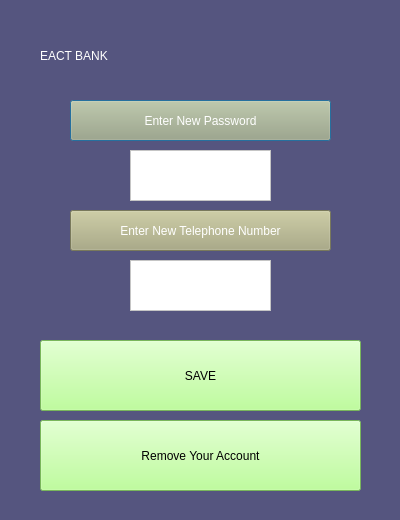
<?xml version="1.0" encoding="UTF-8"?>
<ui version="4.0">
 <class>Dialog</class>
 <widget class="QDialog" name="Dialog">
  <property name="geometry">
   <rect>
    <x>0</x>
    <y>0</y>
    <width>400</width>
    <height>520</height>
   </rect>
  </property>
  <property name="windowTitle">
   <string>EATC BANK CUSTOMER UPDATE </string>
  </property>
  <property name="styleSheet">
   <string notr="true">background-color: rgb(85, 85, 127);</string>
  </property>
  <widget class="QPushButton" name="pushButton">
   <property name="geometry">
    <rect>
     <x>70</x>
     <y>100</y>
     <width>261</width>
     <height>41</height>
    </rect>
   </property>
   <property name="styleSheet">
    <string notr="true">font: 75 14pt &quot;MS Shell Dlg 2&quot;;
color: rgb(255, 255, 255);
background-color: rgb(170, 170, 127);</string>
   </property>
   <property name="text">
    <string>Enter New Password</string>
   </property>
  </widget>
  <widget class="QPushButton" name="pushButton_2">
   <property name="geometry">
    <rect>
     <x>70</x>
     <y>210</y>
     <width>261</width>
     <height>41</height>
    </rect>
   </property>
   <property name="styleSheet">
    <string notr="true">font: 75 14pt &quot;MS Shell Dlg 2&quot;;
color: rgb(255, 255, 255);
background-color: rgb(170, 170, 127);</string>
   </property>
   <property name="text">
    <string>Enter New Telephone Number</string>
   </property>
  </widget>
  <widget class="QPushButton" name="saveButton">
   <property name="geometry">
    <rect>
     <x>40</x>
     <y>340</y>
     <width>321</width>
     <height>71</height>
    </rect>
   </property>
   <property name="styleSheet">
    <string notr="true">background-color: rgb(170, 255, 127);
font: 75 16pt &quot;MS Shell Dlg 2&quot;;
color: rgb(0, 0, 0);</string>
   </property>
   <property name="text">
    <string>SAVE</string>
   </property>
  </widget>
  <widget class="QPushButton" name="removetheaccount">
   <property name="geometry">
    <rect>
     <x>40</x>
     <y>420</y>
     <width>321</width>
     <height>71</height>
    </rect>
   </property>
   <property name="styleSheet">
    <string notr="true">background-color: rgb(170, 255, 127);
font: 75 16pt &quot;MS Shell Dlg 2&quot;;
color: rgb(0, 0, 0);</string>
   </property>
   <property name="text">
    <string>Remove Your Account</string>
   </property>
  </widget>
  <widget class="QTextEdit" name="newpaswordedit">
   <property name="geometry">
    <rect>
     <x>130</x>
     <y>150</y>
     <width>141</width>
     <height>51</height>
    </rect>
   </property>
   <property name="styleSheet">
    <string notr="true">background-color: rgb(255, 255, 255);
color: rgb(0, 0, 0);
font: 75 14pt &quot;MS Shell Dlg 2&quot;;</string>
   </property>
  </widget>
  <widget class="QTextEdit" name="newtelephoneedit">
   <property name="geometry">
    <rect>
     <x>130</x>
     <y>260</y>
     <width>141</width>
     <height>51</height>
    </rect>
   </property>
   <property name="styleSheet">
    <string notr="true">background-color: rgb(255, 255, 255);
color: rgb(0, 0, 0);
font: 75 14pt &quot;MS Shell Dlg 2&quot;;</string>
   </property>
  </widget>
  <widget class="QLabel" name="label_3">
   <property name="geometry">
    <rect>
     <x>40</x>
     <y>30</y>
     <width>321</width>
     <height>51</height>
    </rect>
   </property>
   <property name="styleSheet">
    <string notr="true">color: rgb(255, 255, 255);
font: 26pt &quot;Matura MT Script Capitals&quot;;</string>
   </property>
   <property name="text">
    <string>EACT BANK</string>
   </property>
  </widget>
 </widget>
 <resources/>
 <connections/>
</ui>
